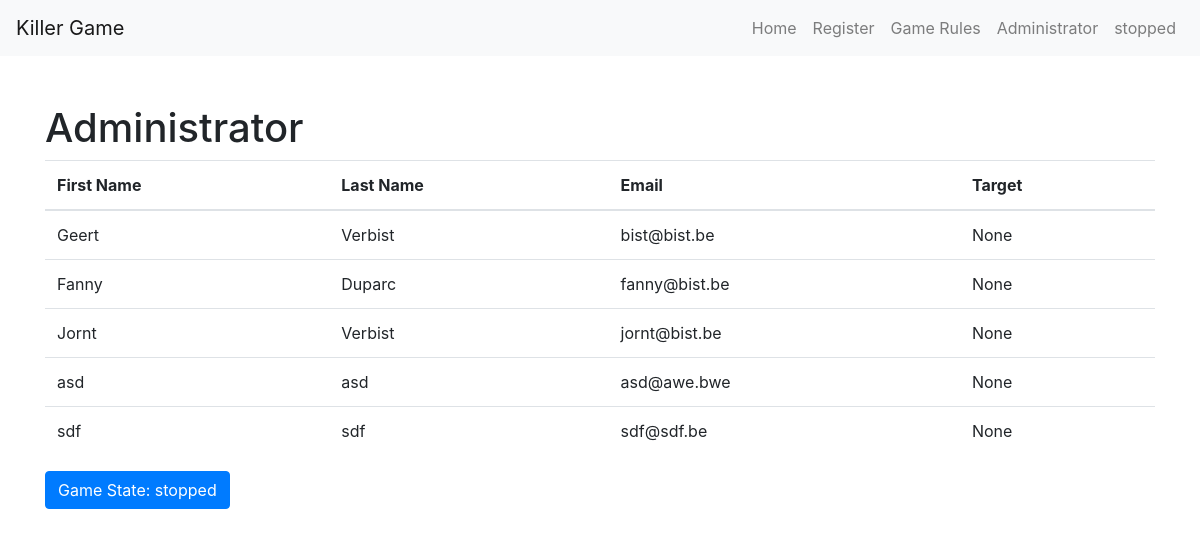
The page /admin on the database its author committed.
### tables this page shows
CREATE TABLE game_state (
  id INTEGER PRIMARY KEY,
  game_state TEXT
);

CREATE TABLE "users" (
	"id"	INTEGER,
	"first_name"	TEXT,
	"last_name"	TEXT,
	"email"	TEXT,
	"target"	TEXT,
	PRIMARY KEY("id")
);

### app.py (the view)
@app.route('/admin')
def admin():
    conn = sqlite3.connect('users.db')
    c = conn.cursor()
    c.execute('SELECT * FROM users')
    records = c.fetchall()
    c.execute('SELECT game_state FROM game_state WHERE id = 1')
    gameState = c.fetchone()[0]
    conn.close()
    return render_template('admin.html', records=records, gameState=gameState)

### templates/admin.html (shortened to what this page needs)
{% extends 'base.html' %}
{% block content %}
  <h1>Administrator</h1>
  <table class="table">
    <thead>
      <tr>
        <th>First Name</th>
        <th>Last Name</th>
        <th>Email</th>
        <th>Target</th>
      </tr>
    </thead>
    <tbody>
      {% for record in records %}
        <tr>
          <td>{{ record[1] }}</td>
          <td>{{ record[2] }}</td>
          <td>{{ record[3] }}</td>
          <td>{{ record[4] }}</td>
        </tr>
      {% endfor %}
    </tbody>
  </table>
  <button id="game-state-button" class="btn btn-primary" data-state="{{ gameState }}">Game State: {{ gameState }}</button>
{% endblock %}

### templates/base.html (shortened to what this page needs)
<!DOCTYPE html>
<html lang="en">
  <head>
    {% block styles %}
      <link rel="stylesheet" href="https://cdnjs.cloudflare.com/ajax/libs/twitter-bootstrap/4.6.0/css/bootstrap.min.css">
    {% endblock %}
  </head>
  <body>
    <nav class="navbar navbar-expand-lg navbar-light bg-light">
      <a class="navbar-brand" href="#">Killer Game</a>
      <div class="collapse navbar-collapse" id="navbarNav">
        <ul class="navbar-nav ml-auto">
          <li class="nav-item">
            <a class="nav-link" href="{{ url_for('index') }}">Home</a>
          </li>
          <li class="nav-item">
            <a class="nav-link" href="{{ url_for('register') }}">Register</a>
          </li>
          <li class="nav-item">
            <a class="nav-link" href="{{ url_for('game_rules') }}">Game Rules</a>
          </li>
          <li class="nav-item">
            <a class="nav-link" href="{{ url_for('admin') }}">Administrator</a>
          </li>
          <li class="nav-item">
            <a class="nav-link" href="#" id="game-state-link">{{ gameState }}</a>
          </li>
        </ul>
      </div>
    </nav>
    <div class="container mt-5">
      {% block content %}
      {% endblock %}
    </div>
  </body>
</html>

### rows shown on the page
game_state: game_state "stopped"
users: first_name "Geert", last_name "Verbist", email "bist@bist.be", record "None"
users: first_name "Fanny", last_name "Duparc", email "fanny@bist.be", record "None"
users: first_name "Jornt", last_name "Verbist", email "jornt@bist.be", record "None"
users: first_name "asd", last_name "asd", email "asd@awe.bwe", record "None"
users: first_name "sdf", last_name "sdf", email "sdf@sdf.be", record "None"
